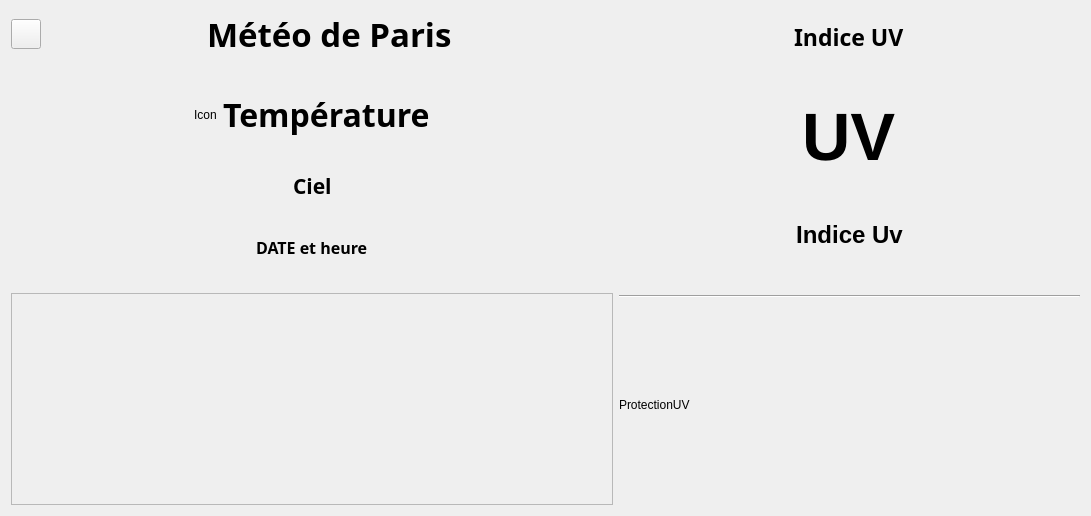
     <widget class="QWidget" name="meteo">
      <attribute name="icon">
       <iconset resource="iconmeteo.qrc">
        <normaloff>:/Icons_meteo/s2.png</normaloff>:/Icons_meteo/s2.png</iconset>
      </attribute>
      <attribute name="title">
       <string>Météo</string>
      </attribute>
      <layout class="QVBoxLayout" name="verticalLayout_4">
       <item>
        <layout class="QHBoxLayout" name="horizontalLayout_16">
         <item>
          <layout class="QVBoxLayout" name="verticalLayout">
           <item>
            <layout class="QHBoxLayout" name="horizontalLayout_10">
             <item>
              <widget class="QPushButton" name="pushButton_close">
               <property name="minimumSize">
                <size>
                 <width>30</width>
                 <height>30</height>
                </size>
               </property>
               <property name="maximumSize">
                <size>
                 <width>30</width>
                 <height>30</height>
                </size>
               </property>
               <property name="text">
                <string/>
               </property>
               <property name="icon">
                <iconset resource="iconmeteo.qrc">
                 <normaloff>:/Icons_meteo/close_1-512.png</normaloff>:/Icons_meteo/close_1-512.png</iconset>
               </property>
               <property name="iconSize">
                <size>
                 <width>20</width>
                 <height>20</height>
                </size>
               </property>
              </widget>
             </item>
             <item alignment="Qt::AlignHCenter">
              <widget class="QLabel" name="labeltitre">
               <property name="font">
                <font>
                 <family>Droid Sans Fallback</family>
                 <pointsize>25</pointsize>
                 <weight>75</weight>
                 <bold>true</bold>
                </font>
               </property>
               <property name="text">
                <string>Météo de Paris</string>
               </property>
              </widget>
             </item>
            </layout>
           </item>
           <item>
            <spacer name="verticalSpacer_7">
             <property name="orientation">
              <enum>Qt::Vertical</enum>
             </property>
             <property name="sizeHint" stdset="0">
              <size>
               <width>20</width>
               <height>13</height>
              </size>
             </property>
            </spacer>
           </item>
           <item>
            <layout class="QHBoxLayout" name="horizontalLayout_2">
             <item>
              <spacer name="horizontalSpacer_3">
               <property name="orientation">
                <enum>Qt::Horizontal</enum>
               </property>
               <property name="sizeType">
                <enum>QSizePolicy::Expanding</enum>
               </property>
               <property name="sizeHint" stdset="0">
                <size>
                 <width>68</width>
                 <height>17</height>
                </size>
               </property>
              </spacer>
             </item>
             <item>
              <widget class="QLabel" name="labelIcon">
               <property name="text">
                <string>Icon</string>
               </property>
              </widget>
             </item>
             <item>
              <widget class="QLabel" name="labelTemp">
               <property name="font">
                <font>
                 <family>Droid Sans Fallback</family>
                 <pointsize>24</pointsize>
                 <weight>75</weight>
                 <bold>true</bold>
                </font>
               </property>
               <property name="text">
                <string>Température</string>
               </property>
              </widget>
             </item>
             <item>
              <spacer name="horizontalSpacer_4">
               <property name="orientation">
                <enum>Qt::Horizontal</enum>
               </property>
               <property name="sizeType">
                <enum>QSizePolicy::Expanding</enum>
               </property>
               <property name="sizeHint" stdset="0">
                <size>
                 <width>40</width>
                 <height>20</height>
                </size>
               </property>
              </spacer>
             </item>
            </layout>
           </item>
           <item>
            <spacer name="verticalSpacer_8">
             <property name="orientation">
              <enum>Qt::Vertical</enum>
             </property>
             <property name="sizeHint" stdset="0">
              <size>
               <width>20</width>
               <height>13</height>
              </size>
             </property>
            </spacer>
           </item>
           <item>
            <layout class="QHBoxLayout" name="horizontalLayout_3">
             <item>
              <spacer name="horizontalSpacer_5">
               <property name="orientation">
                <enum>Qt::Horizontal</enum>
               </property>
               <property name="sizeHint" stdset="0">
                <size>
                 <width>40</width>
                 <height>20</height>
                </size>
               </property>
              </spacer>
             </item>
             <item>
              <widget class="QLabel" name="labelCiel">
               <property name="font">
                <font>
                 <family>Droid Sans Fallback</family>
                 <pointsize>16</pointsize>
                 <weight>75</weight>
                 <bold>true</bold>
                </font>
               </property>
               <property name="text">
                <string>Ciel</string>
               </property>
              </widget>
             </item>
             <item>
              <spacer name="horizontalSpacer_6">
               <property name="orientation">
                <enum>Qt::Horizontal</enum>
               </property>
               <property name="sizeHint" stdset="0">
                <size>
                 <width>40</width>
                 <height>20</height>
                </size>
               </property>
              </spacer>
             </item>
            </layout>
           </item>
           <item>
            <spacer name="verticalSpacer_9">
             <property name="orientation">
              <enum>Qt::Vertical</enum>
             </property>
             <property name="sizeHint" stdset="0">
              <size>
               <width>20</width>
               <height>13</height>
              </size>
             </property>
            </spacer>
           </item>
           <item>
            <layout class="QHBoxLayout" name="horizontalLayout_4">
             <item>
              <spacer name="horizontalSpacer_7">
               <property name="orientation">
                <enum>Qt::Horizontal</enum>
               </property>
               <property name="sizeHint" stdset="0">
                <size>
                 <width>40</width>
                 <height>20</height>
                </size>
               </property>
              </spacer>
             </item>
             <item>
              <widget class="QLabel" name="labelDate">
               <property name="font">
                <font>
                 <family>Droid Sans Fallback</family>
                 <pointsize>12</pointsize>
                 <weight>75</weight>
                 <bold>true</bold>
                </font>
               </property>
               <property name="text">
                <string>DATE et heure</string>
               </property>
              </widget>
             </item>
             <item>
              <spacer name="horizontalSpacer_8">
               <property name="orientation">
                <enum>Qt::Horizontal</enum>
               </property>
               <property name="sizeHint" stdset="0">
                <size>
                 <width>40</width>
                 <height>20</height>
                </size>
               </property>
              </spacer>
             </item>
            </layout>
           </item>
           <item>
            <spacer name="verticalSpacer_10">
             <property name="orientation">
              <enum>Qt::Vertical</enum>
             </property>
             <property name="sizeHint" stdset="0">
              <size>
               <width>20</width>
               <height>13</height>
              </size>
             </property>
            </spacer>
           </item>
           <item>
            <widget class="QTableView" name="tableView">
             <property name="enabled">
              <bool>false</bool>
             </property>
             <property name="minimumSize">
              <size>
               <width>602</width>
               <height>212</height>
              </size>
             </property>
             <property name="maximumSize">
              <size>
               <width>602</width>
               <height>212</height>
              </size>
             </property>
             <property name="autoFillBackground">
              <bool>false</bool>
             </property>
             <property name="editTriggers">
              <set>QAbstractItemView::NoEditTriggers</set>
             </property>
             <property name="tabKeyNavigation">
              <bool>true</bool>
             </property>
             <property name="showDropIndicator" stdset="0">
              <bool>true</bool>
             </property>
             <property name="dragEnabled">
              <bool>false</bool>
             </property>
             <property name="dragDropOverwriteMode">
              <bool>false</bool>
             </property>
            </widget>
           </item>
          </layout>
         </item>
         <item>
          <layout class="QVBoxLayout" name="verticalLayout_7">
           <item>
            <layout class="QVBoxLayout" name="verticalLayout_5">
             <item>
              <spacer name="verticalSpacer_13">
               <property name="orientation">
                <enum>Qt::Vertical</enum>
               </property>
               <property name="sizeType">
                <enum>QSizePolicy::Fixed</enum>
               </property>
               <property name="sizeHint" stdset="0">
                <size>
                 <width>20</width>
                 <height>10</height>
                </size>
               </property>
              </spacer>
             </item>
             <item alignment="Qt::AlignHCenter">
              <widget class="QLabel" name="label_TUV">
               <property name="font">
                <font>
                 <family>Droid Sans Fallback</family>
                 <pointsize>17</pointsize>
                 <weight>75</weight>
                 <bold>true</bold>
                </font>
               </property>
               <property name="text">
                <string>Indice UV</string>
               </property>
              </widget>
             </item>
             <item>
              <spacer name="verticalSpacer_2">
               <property name="orientation">
                <enum>Qt::Vertical</enum>
               </property>
               <property name="sizeHint" stdset="0">
                <size>
                 <width>20</width>
                 <height>40</height>
                </size>
               </property>
              </spacer>
             </item>
             <item alignment="Qt::AlignHCenter">
              <widget class="QLabel" name="label_indUV">
               <property name="font">
                <font>
                 <pointsize>50</pointsize>
                 <weight>75</weight>
                 <bold>true</bold>
                </font>
               </property>
               <property name="text">
                <string>UV</string>
               </property>
              </widget>
             </item>
             <item>
              <spacer name="verticalSpacer_5">
               <property name="orientation">
                <enum>Qt::Vertical</enum>
               </property>
               <property name="sizeHint" stdset="0">
                <size>
                 <width>20</width>
                 <height>40</height>
                </size>
               </property>
              </spacer>
             </item>
             <item>
              <widget class="QLabel" name="label_DUV">
               <property name="font">
                <font>
                 <pointsize>18</pointsize>
                 <weight>75</weight>
                 <bold>true</bold>
                </font>
               </property>
               <property name="text">
                <string>Indice Uv</string>
               </property>
               <property name="alignment">
                <set>Qt::AlignCenter</set>
               </property>
              </widget>
             </item>
             <item>
              <spacer name="verticalSpacer">
               <property name="orientation">
                <enum>Qt::Vertical</enum>
               </property>
               <property name="sizeHint" stdset="0">
                <size>
                 <width>20</width>
                 <height>40</height>
                </size>
               </property>
              </spacer>
             </item>
            </layout>
           </item>
           <item>
            <widget class="Line" name="line_2">
             <property name="orientation">
              <enum>Qt::Horizontal</enum>
             </property>
            </widget>
           </item>
           <item>
            <widget class="QLabel" name="label_UVprotection">
             <property name="minimumSize">
              <size>
               <width>461</width>
               <height>201</height>
              </size>
             </property>
             <property name="maximumSize">
              <size>
               <width>461</width>
               <height>201</height>
              </size>
             </property>
             <property name="text">
              <string>ProtectionUV</string>
             </property>
            </widget>
           </item>
          </layout>
         </item>
        </layout>
       </item>
      </layout>
     </widget>
